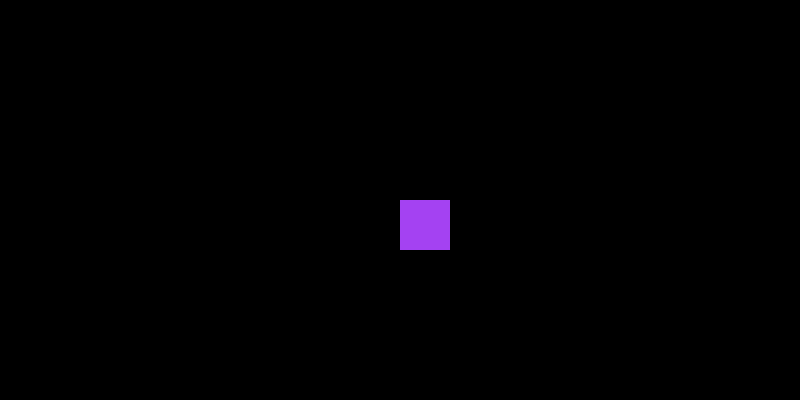
Frame 1 (no input)
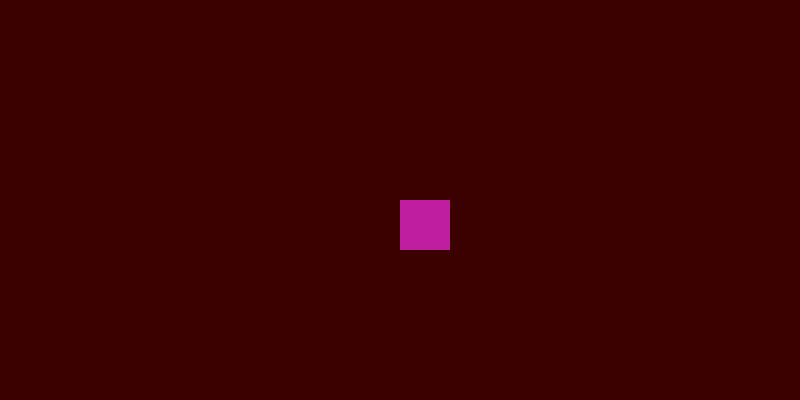
Frame 60 (the mouse pressed at the canvas centre just before this capture)
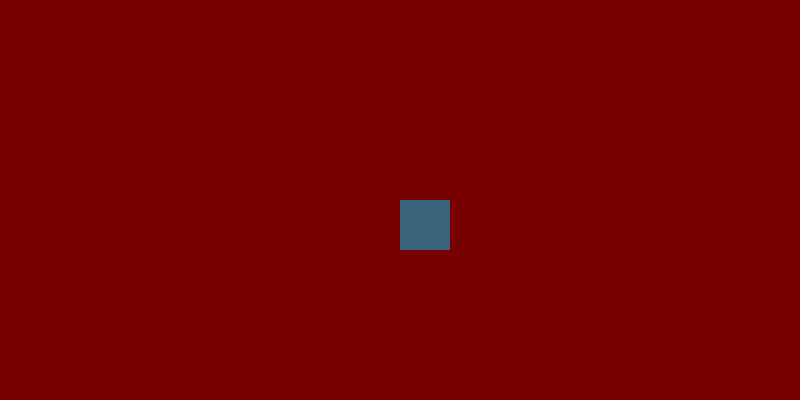
Frame 120 (the mouse held since frame 60 and released just before this capture)

The Processing sketch that drew these frames (run headless with seeded random() and noise(); from frame 60 on, the mouse is pressed at the canvas centre):

// Processing sketch: semana2
// ── semana2.pde
// Int es un numero ENTERO
float r = 0;
float g = 0;
float b = 0;


void setup() {
  // aca adentro ocurre solo una vez
  size(800,400);
  background(r,g,b);
  noStroke();
}

void draw() {
  background(r,g,b);
  r = r+1;
  print(r);
  print(", ");
  print(g);
  print(", ");
  println(b);
  
  if(r > 240){
    g = g+1;
  }
  
  if( g > 240) {
    b = b+1;
  }


  fill(random(255), random(255), random(255));  
  rect(width/2, height/2, 50,50);
  
}
